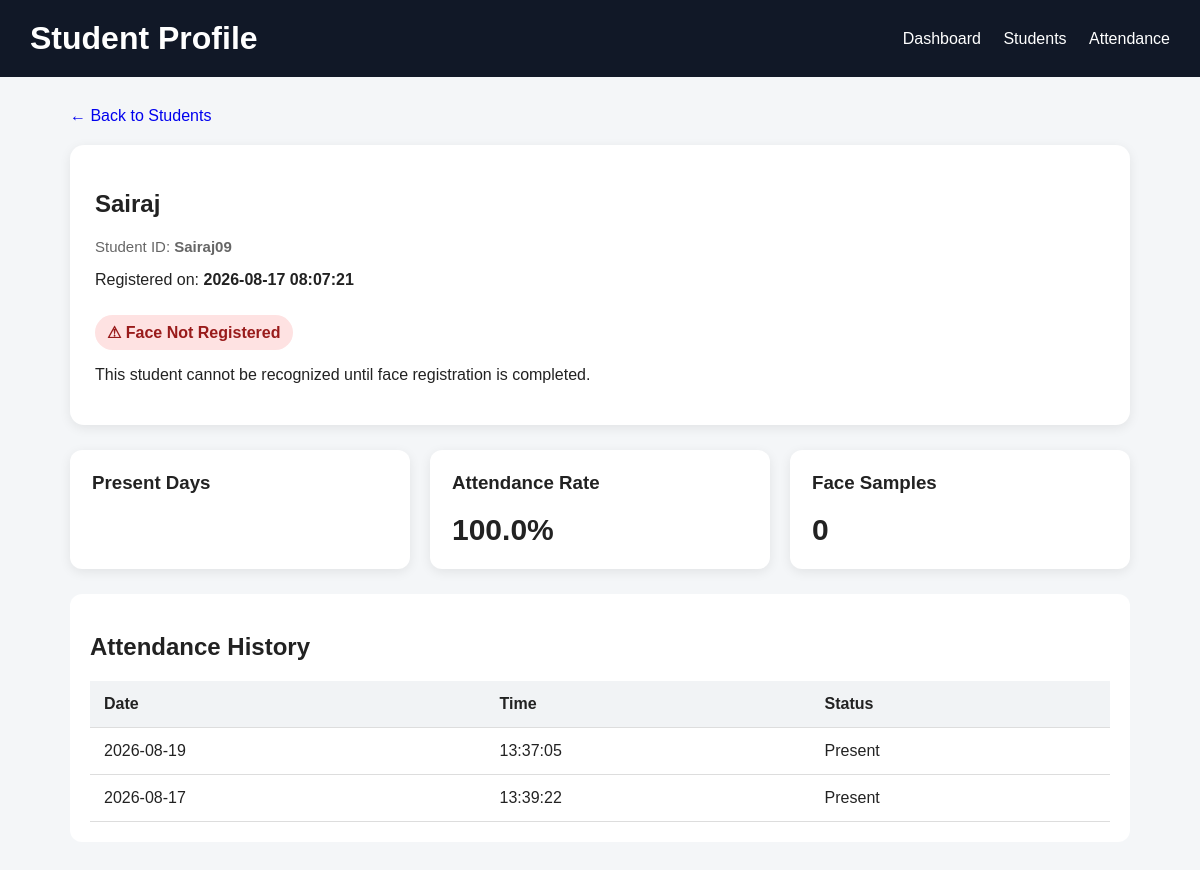
The page /student/Sairaj09 (signed in) on the database its author committed.
### tables this page shows
CREATE TABLE students (
            id INTEGER PRIMARY KEY AUTOINCREMENT,
            student_id TEXT UNIQUE NOT NULL,
            name TEXT NOT NULL,
            created_at TIMESTAMP DEFAULT CURRENT_TIMESTAMP
        );

CREATE TABLE attendance (
            id INTEGER PRIMARY KEY AUTOINCREMENT,
            student_id TEXT NOT NULL,
            date TEXT NOT NULL,
            time TEXT NOT NULL,
            status TEXT NOT NULL, subject_code
            TEXT,
            FOREIGN KEY (student_id)
                REFERENCES students(student_id)
        );

### app.py (the view, shortened to what this page needs)
@app.route(
    "/student/<student_id>"
)
@login_required
def student_profile(student_id):
    connection = get_connection()
    cursor = connection.cursor()
    cursor.execute("""
        SELECT
            id,
            student_id,
            name,
            created_at
        FROM students
        WHERE student_id = ?
    """, (student_id,))
    student = cursor.fetchone()
    cursor.execute("""
        SELECT
            date,
            time,
            status,
            subject_code
        FROM attendance
        WHERE student_id = ?
        ORDER BY date DESC, time DESC
    """, (student_id,))
    attendance_history = (
        cursor.fetchall()
    )
    cursor.execute("""
        SELECT COUNT(DISTINCT date)
        AS total
        FROM attendance
        WHERE student_id = ?
        AND status = 'Present'
    """, (student_id,))
    present_days = cursor.fetchone()["total"]
    cursor.execute("""
        SELECT COUNT(DISTINCT date)
        AS total
        FROM attendance
        WHERE student_id = ?
    """, (student_id,))
    total_attendance_days = (
        cursor.fetchone()["total"]
    )
    if total_attendance_days > 0:
        attendance_percentage = round(
            (
                present_days
                / total_attendance_days
            ) * 100,
            1
        )
    else:
        attendance_percentage = 0
    student_folder = os.path.join(
        "students",
        student_id
    )
    embedding_count = 0
    face_registered = (
        embedding_count > 0
    )
    connection.close()
    return render_template(
        "student_profile.html",
        student=student,
        attendance_history=attendance_history,
        present_days=present_days,
        total_attendance_days=total_attendance_days,
        attendance_percentage=attendance_percentage,
        face_registered=face_registered,
        embedding_count=embedding_count
    )

### app.py (called while the page is built)
def get_connection():
    os.makedirs("data", exist_ok=True)
    connection = sqlite3.connect(
        DATABASE_FILE
    )
    connection.row_factory = sqlite3.Row
    return connection

def login_required(function):
    @wraps(function)
    def decorated_function(*args, **kwargs):
        if not session.get("logged_in"):
            return redirect("/login")
        return function(*args, **kwargs)
    return decorated_function

### templates/student_profile.html (shortened to what this page needs)
<!DOCTYPE html>
<html lang="en">
<head>
</head>
<body>
<header class="header">
    <h1>
        Student Profile
    </h1>
    <div>
        <a href="/">
            Dashboard
        </a>
        <a href="/students">
            Students
        </a>
        <a href="/attendance">
            Attendance
        </a>
    </div>
</header>
<div class="container">
    <a
        class="back"
        href="/students"
    >
        ← Back to Students
    </a>
    <div class="profile-card">
        <h2>
            {{ student.name }}
        </h2>
        <div class="student-id">
            Student ID:
            <strong>
                {{ student.student_id }}
            </strong>
        </div>
        <p>
            Registered on:
            <strong>
                {{ student.created_at }}
            </strong>
        </p>
        {% if face_registered %}
        <span
            class="face-status registered"
        >
            ✓ Face Registered
        </span>
        <p>
            {{ embedding_count }}
            face embeddings stored.
        </p>
        {% else %}
        <span
            class="face-status not-registered"
        >
            ⚠ Face Not Registered
        </span>
        <p>
            This student cannot be recognized
            until face registration is completed.
        </p>
        {% endif %}
    </div>
    <div class="stats">
        <div class="stat">
            <h3>
                Present Days
            </h3>
        </div>
        <div class="stat">
            <h3>
                Attendance Rate
            </h3>
            <div class="number">
                {{ "%.1f"|format(attendance_percentage) }}%
            </div>
        </div>
        <div class="stat">
            <h3>
                Face Samples
            </h3>
            <div class="number">
                {{ embedding_count }}
            </div>
        </div>
    </div>
    <div class="history">
        <h2>
            Attendance History
        </h2>
        <table>
            <thead>
                <tr>
                    <th>
                        Date
                    </th>
                    <th>
                        Time
                    </th>
                    <th>
                        Status
                    </th>
                </tr>
            </thead>
            <tbody>
                {% for record in attendance_history %}
                <tr>
                    <td>
                        {{ record.date }}
                    </td>
                    <td>
                        {{ record.time }}
                    </td>
                    <td>
                        {{ record.status }}
                    </td>
                </tr>
                {% else %}
                <tr>
                    <td colspan="3">
                        No attendance records yet.
                    </td>
                </tr>
                {% endfor %}
            </tbody>
        </table>
    </div>
</div>
</body>
</html>

### templates/student_profile.html (style rules this page uses)
* { box-sizing: border-box; }
body { margin: 0; font-family: Arial, sans-serif; background: #f4f6f8; color: #222; }
.header { background: #111827; color: white; padding: 20px 30px; display: flex; justify-content: space-between; align-items: center; flex-wrap: wrap; gap: 15px; }
.header h1 { margin: 0; }
.header a { color: white; text-decoration: none; margin-left: 18px; }
.container { max-width: 1100px; margin: 30px auto; padding: 0 20px; }
.profile-card { background: white; border-radius: 14px; padding: 25px; margin-bottom: 25px; box-shadow: 0 3px 12px rgba(0,0,0,0.08); }
.student-id { color: #666; font-size: 15px; }
.stats { display: grid; grid-template-columns: repeat(3, 1fr); gap: 20px; margin-bottom: 25px; }
.stat { background: white; padding: 22px; border-radius: 12px; box-shadow: 0 3px 12px rgba(0,0,0,0.08); }
.stat h3 { margin-top: 0; }
.number { font-size: 30px; font-weight: bold; }
.face-status { display: inline-block; padding: 8px 12px; border-radius: 20px; margin-top: 10px; font-weight: bold; }
.not-registered { background: #fee2e2; color: #991b1b; }
.history { background: white; padding: 20px; border-radius: 12px; overflow-x: auto; }
table { width: 100%; border-collapse: collapse; }
th, td { padding: 14px; text-align: left; border-bottom: 1px solid #ddd; }
th { background: #f1f3f5; }
.back { display: inline-block; margin-bottom: 20px; text-decoration: none; }

### rows shown on the page
students: name "Sairaj", student_id "Sairaj09", created_at "2026-08-17 08:07:21"
attendance: date "2026-08-19", time "13:37:05", status "Present"
attendance: date "2026-08-17", time "13:39:22", status "Present"

### other values the page prints
{{ "%.1f"|format(attendance_percentage) }} "100.0"
{{ embedding_count }} "0"
